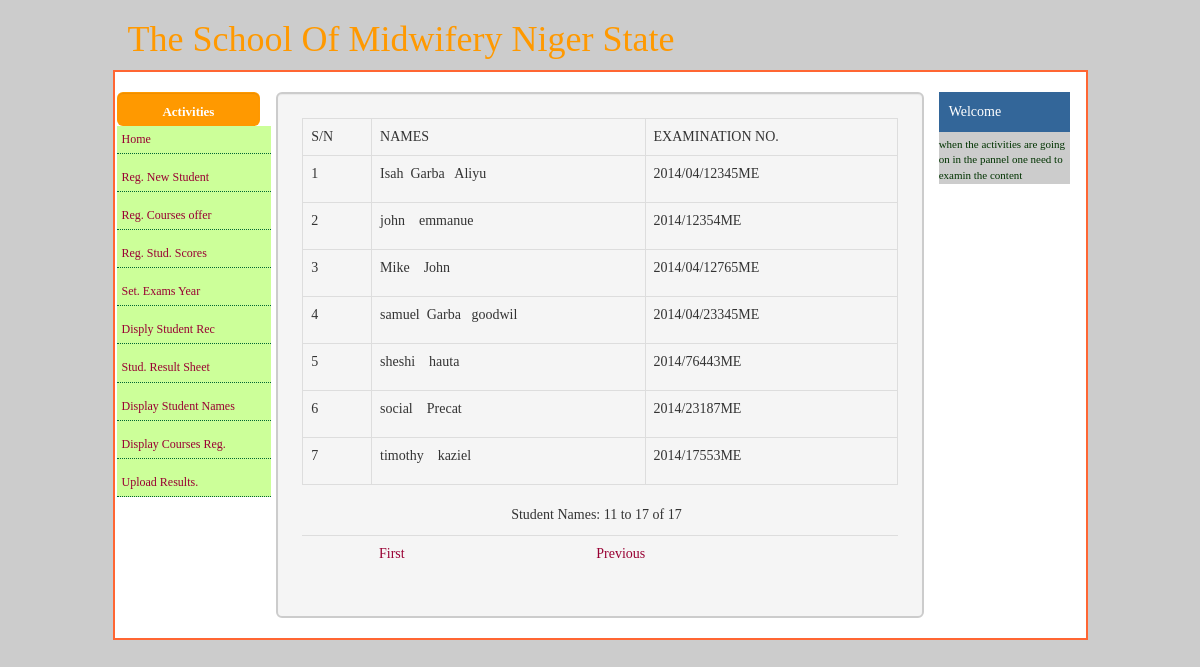
Screenshot of /dynamic_pages/display_student_names.php?pageNum_rs_student_name=1&totalRows_rs_student_name=17 with the database file from the repository.
### tables this page shows
CREATE TABLE IF NOT EXISTS `student_infor` (
  `name_id` int(11) NOT NULL AUTO_INCREMENT,
  `first_name` varchar(35) NOT NULL,
  `middle_name` varchar(35) DEFAULT NULL,
  `sur_name` varchar(35) NOT NULL,
  `admission_no` varchar(17) NOT NULL,
  `remark` varchar(8) NOT NULL,
  PRIMARY KEY (`name_id`)
);

### dynamic_pages/display_student_names.php (the view, shortened to what this page needs)
<?php
require_once('connection.php');
require_once "admin_fns.php";
?>
<?php
$currentPage = $_SERVER["PHP_SELF"];
$maxRows_rs_student_name = 10;
$pageNum_rs_student_name = 0;
if (isset($_GET['pageNum_rs_student_name'])) {
  $pageNum_rs_student_name = $_GET['pageNum_rs_student_name'];
}
$startRow_rs_student_name = $pageNum_rs_student_name * $maxRows_rs_student_name;
$query_rs_student_name = "SELECT name_id, first_name, middle_name, sur_name, admission_no FROM student_infor ORDER BY sur_name ASC";
$query_limit_rs_student_name = sprintf("%s LIMIT %d, %d", $query_rs_student_name, $startRow_rs_student_name, $maxRows_rs_student_name);
$rs_student_name = $db_found->query($query_limit_rs_student_name);
$row_rs_student_name = ($rs_student_name->fetch_array());
if (isset($_GET['totalRows_rs_student_name'])) {
  $totalRows_rs_student_name = $_GET['totalRows_rs_student_name'];
} else {
  $all_rs_student_name = $db_found->query($query_rs_student_name);
  $totalRows_rs_student_name =($all_rs_student_name->num_rows);
}
$totalPages_rs_student_name = ceil($totalRows_rs_student_name/$maxRows_rs_student_name)-1;
$queryString_rs_student_name = "";
$queryString_rs_student_name = sprintf("&totalRows_rs_student_name=%d%s", $totalRows_rs_student_name, $queryString_rs_student_name);
?>
<div class="col-xs-10">
<p class="text-capitalize h1 logoText">The School of Midwifery Niger State</p>
<div class="row content1">
<div class="col-xs-8 well well-lg welborda">
<table width="500" class=" table table-bordered">
  <tr>
    <td>S/N</td>
    <td>NAMES</td>
    <td>EXAMINATION NO.</td>
  </tr>
  <?php
  $x =1;
  do { ?>
    <tr>
      <td><?php echo $x; ?></td>
      <td><p><?php echo $row_rs_student_name['sur_name']; ?>&nbsp;
        <?php echo $row_rs_student_name['middle_name']; ?> &nbsp;
       <?php echo $row_rs_student_name['first_name']; ?></p></td>
      <td><?php echo $row_rs_student_name['admission_no']; ?></td>
    </tr>
    <?php  $x++;} while ($row_rs_student_name = ($rs_student_name->fetch_array())); ?>
</table>
<div class="text-center">
<p>Student Names: <?php echo ($startRow_rs_student_name + 1) ?> to <?php echo min($startRow_rs_student_name + $maxRows_rs_student_name, $totalRows_rs_student_name) ?> of <?php echo $totalRows_rs_student_name ?> &nbsp;
<table border="0" class="table">
  <tr>
    <td><?php if ($pageNum_rs_student_name > 0) {  ?>
        <a href="<?php printf("%s?pageNum_rs_student_name=%d%s", $currentPage, 0, $queryString_rs_student_name); ?>">First</a>
        <?php }  ?></td>
    <td><?php if ($pageNum_rs_student_name > 0) {  ?>
        <a href="<?php printf("%s?pageNum_rs_student_name=%d%s", $currentPage, max(0, $pageNum_rs_student_name - 1), $queryString_rs_student_name); ?>">Previous</a>
        <?php }  ?></td>
    <td><?php if ($pageNum_rs_student_name < $totalPages_rs_student_name) {  ?>
        <?php }  ?></td>
    <td><?php if ($pageNum_rs_student_name < $totalPages_rs_student_name) {  ?>
        <?php }  ?></td>
  </tr>
</table>
</p>
</div>
</div>
<div class="col-xs-2 rightMargin">
<div class="textheader">Welcome </div>
<div class="rightBackground">
when the activities are going on
in the pannel one need to examin
the content
</div>
 </div>
</div>
</div>

### css/admin.css (style rules this page uses)
a:link { text-decoration:none; color:#903; }
.content1 { background:#FFF; border:2px solid #F63; }
body { background-color:#CCC; }
.welborda { border:2px solid #CCC; margin-top:20px; //margin-left:5px; }
.textheader { background:#369; font-family:Georgia, "Times New Roman", Times, serif; font-size:14px; color:#fff; padding:10px; }
.logoText { color:#F90; }
.rightMargin { margin-top:20px; font-size: 20px; }
.rightBackground { background:#CCC; font-family:Georgia, "Times New Roman", Times, serif; font-size:11px; //font-weight:bold; color:#030; padding-top:5px; }

### rows the page displays
student_infor: sur_name "Isah", middle_name "Garba", first_name "Aliyu", admission_no "2014/04/12345ME"
student_infor: sur_name "john", first_name "emmanue", admission_no "2014/12354ME"
student_infor: sur_name "Mike", first_name "John", admission_no "2014/04/12765ME"
student_infor: sur_name "samuel", middle_name "Garba", first_name "goodwil", admission_no "2014/04/23345ME"
student_infor: sur_name "sheshi", first_name "hauta", admission_no "2014/76443ME"
student_infor: sur_name "social", first_name "Precat", admission_no "2014/23187ME"
student_infor: sur_name "timothy", first_name "kaziel", admission_no "2014/17553ME"

### other values shown
$startRow_rs_student_name + 1 "11"
$totalRows_rs_student_name "17"
